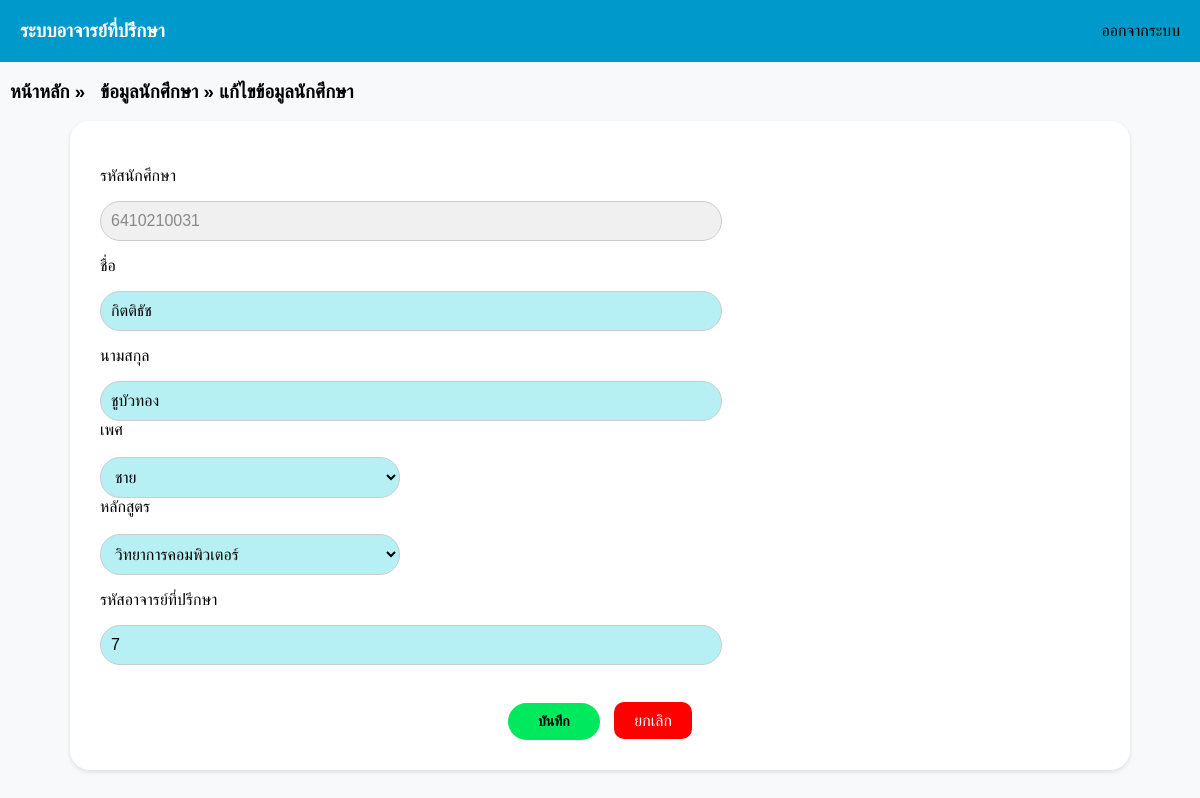
The app's page /admin_student_list_edit.php?ID=6410210031 with its own data.
### tables this page shows
CREATE TABLE `student` (
  `s_id` varchar(10) NOT NULL,
  `s_name` varchar(100) NOT NULL,
  `s_surname` varchar(200) NOT NULL,
  `s_gender` varchar(10) NOT NULL,
  `s_course` varchar(100) NOT NULL,
  `s_password` varchar(30) NOT NULL,
  `t_id` int(11) NOT NULL
);

### admin_student_list_edit.php (the view, shortened to what this page needs)
<?php
include('condb.php');
$id = $_REQUEST["ID"];
$sql = "SELECT * FROM student WHERE s_id ='$id' ";
$result = mysqli_query($con, $sql) or die ("Error in query: $sql " . mysqli_error($con));
$row = mysqli_fetch_array($result);
extract($row);
?>
<!DOCTYPE html>
<html lang="en">
<head>
    <link rel="stylesheet" href="styles_edit.css">
</head>
<body>
<?php
      include('navbar.php');
?>
<h3><a class="heading" href="admin_home.php">หน้าหลัก</a> » <a class="heading" href="admin_student_list.php">ข้อมูลนักศึกษา</a> » แก้ไขข้อมูลนักศึกษา</h3>
<div class="container">
  <div class="row">
      <form  name="edit" action="admin_student_list_edit_db.php" method="POST" enctype="multipart/form-data"  class="form-horizontal">
      <div class="form-group">
          <div class="col-sm-9">
            <p> รหัสนักศึกษา </p>
            <input type="text"  name="id" class="form-control" required placeholder="id" value="<?php echo $s_id; ?>" readonly>
          </div>
        </div>
      <div class="form-group">
          <div class="col-sm-9">
            <p> ชื่อ </p>
            <input type="text"  name="name" class="form-control" required placeholder="name" value="<?php echo $s_name; ?>">
          </div>
        </div>
        <div class="form-group">
          <div class="col-sm-9">
            <p> นามสกุล </p>
            <input type="text"  name="surname" class="form-control" required placeholder="surname" value="<?php echo $s_surname; ?>">
          </div>
        </div>
        <div class="form-group">
            <div class="col-sm-9">
            <label for="gender" > เพศ </label><br><br>
            <select name="gender" class="form-control-second" id="s_gender">
                <option value="ชาย" <?php if ($s_gender == 'ชาย') echo 'selected'; ?>> ชาย </option>
            </select>
            </div>
        </div>
        </div>
        <div class="form-group">
            <div class="col-sm-9">
            <label for="course" > หลักสูตร </label><br><br>
            <select name="course" class="form-control-second" id="s_course">
                <option value="วิทยาการคอมพิวเตอร์" <?php if ($s_course == 'วิทยาการคอมพิวเตอร์') echo 'selected'; ?>> วิทยาการคอมพิวเตอร์ </option>
            </select>
            </div>
        </div>
        <div class="form-group">
          <div class="col-sm-9">
            <p> รหัสอาจารย์ที่ปรึกษา </p>
            <input type="text"  name="t_id" class="form-control" required placeholder="teacherid" value="<?php echo $t_id; ?>">
          </div>
        </div>
        <div class="btn-first">
            <div class="form-group-1">
              <?php
              echo "<br>" ;
              echo "<button><a onclick=\"return confirm('ต้องการแก้ไขหรือไม่?')\" class='btn btn-danger btn-xs'>บันทึก</a></button> ";
              echo "<a class='btn btn-cancel' href='admin_student_list.php'>ยกเลิก</a>";
              ?>
            </div>
        </div>
    </div>
  </body>
  </html>

### styles_edit.css (style rules this page uses)
body { font-family: Arial, sans-serif; background-color: #f8f9fa; }
.container { max-width: 1000px; margin: auto; background-color: #fff; padding: 30px; border-radius: 20px; box-shadow: 0 2px 4px rgba(0, 0, 0, 0.1); }
.form-control { width: 60%; padding: 10px; font-size: 16px; background-color: #6ce1e97e; border: 1px solid #ccc; border-radius: 20px; }
.form-control-second { width: 30%; padding: 10px; font-size: 16px; background-color: #6ce1e97e; border: 1px solid #ccc; border-radius: 20px; }
.btn-first, .btn-cancle { text-align: center; margin-top: 20px; }
.form-group-1 button { background-color: #00e85d; font-weight: bold; border: none; border-radius: 20px; padding: 10px 30px; font-size: 14px; }
.form-group-1 button a { color: #000000; text-decoration: none; }

### admin_student_list_edit.php (style rules this page uses)
.heading { color: #000; margin-left: 10px ;text-decoration: none; }
body { font-family: Arial, Helvetica, sans-serif; margin: 0; }
input[readonly] { background-color: #f0f0f0; color: #888; }
.btn-cancel { background-color: #FF0000; color: white; margin-left: 10px; padding: 10px 20px; border: none; border-radius: 10px; }
a { text-decoration: none; }

### records on screen
student: id "6410210031", name "กิตติธัช", surname "ชูบัวทอง", gender "ชาย", course "วิทยาการคอมพิวเตอร์", t_id "7"
